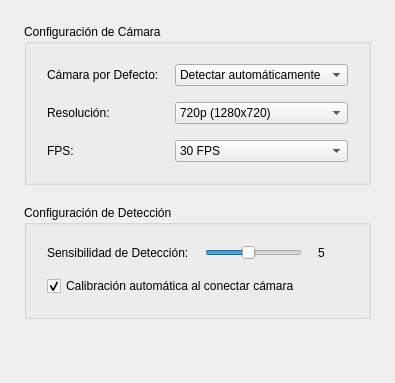
        <widget class="QWidget" name="camera_page">
         <property name="objectName">
          <string>camera_page</string>
         </property>
         <layout class="QVBoxLayout" name="camera_layout">
          <property name="spacing">
           <number>20</number>
          </property>
          <property name="leftMargin">
           <number>24</number>
          </property>
          <property name="topMargin">
           <number>24</number>
          </property>
          <property name="rightMargin">
           <number>24</number>
          </property>
          <property name="bottomMargin">
           <number>24</number>
          </property>
          <item>
           <widget class="QGroupBox" name="camera_settings_group">
            <property name="title">
             <string>Configuración de Cámara</string>
            </property>
            <property name="objectName">
             <string>camera_settings_group</string>
            </property>
            <layout class="QGridLayout" name="camera_settings_layout">
             <property name="spacing">
              <number>16</number>
             </property>
             <property name="leftMargin">
              <number>20</number>
             </property>
             <property name="topMargin">
              <number>20</number>
             </property>
             <property name="rightMargin">
              <number>20</number>
             </property>
             <property name="bottomMargin">
              <number>20</number>
             </property>
             <item row="0" column="0">
              <widget class="QLabel" name="label_default_camera">
               <property name="text">
                <string>Cámara por Defecto:</string>
               </property>
               <property name="objectName">
                <string>label_default_camera</string>
               </property>
              </widget>
             </item>
             <item row="0" column="1">
              <widget class="QComboBox" name="combo_default_camera">
               <property name="objectName">
                <string>combo_default_camera</string>
               </property>
               <item>
                <property name="text">
                 <string>Detectar automáticamente</string>
                </property>
               </item>
              </widget>
             </item>
             <item row="1" column="0">
              <widget class="QLabel" name="label_resolution">
               <property name="text">
                <string>Resolución:</string>
               </property>
               <property name="objectName">
                <string>label_resolution</string>
               </property>
              </widget>
             </item>
             <item row="1" column="1">
              <widget class="QComboBox" name="combo_resolution">
               <property name="objectName">
                <string>combo_resolution</string>
               </property>
               <item>
                <property name="text">
                 <string>720p (1280x720)</string>
                </property>
               </item>
               <item>
                <property name="text">
                 <string>1080p (1920x1080)</string>
                </property>
               </item>
               <item>
                <property name="text">
                 <string>4K (3840x2160)</string>
                </property>
               </item>
              </widget>
             </item>
             <item row="2" column="0">
              <widget class="QLabel" name="label_fps">
               <property name="text">
                <string>FPS:</string>
               </property>
               <property name="objectName">
                <string>label_fps</string>
               </property>
              </widget>
             </item>
             <item row="2" column="1">
              <widget class="QComboBox" name="combo_fps">
               <property name="objectName">
                <string>combo_fps</string>
               </property>
               <item>
                <property name="text">
                 <string>30 FPS</string>
                </property>
               </item>
               <item>
                <property name="text">
                 <string>60 FPS</string>
                </property>
               </item>
               <item>
                <property name="text">
                 <string>120 FPS</string>
                </property>
               </item>
               <item>
                <property name="text">
                 <string>240 FPS</string>
                </property>
               </item>
              </widget>
             </item>
            </layout>
           </widget>
          </item>
          <item>
           <widget class="QGroupBox" name="detection_settings_group">
            <property name="title">
             <string>Configuración de Detección</string>
            </property>
            <property name="objectName">
             <string>detection_settings_group</string>
            </property>
            <layout class="QGridLayout" name="detection_settings_layout">
             <property name="spacing">
              <number>16</number>
             </property>
             <property name="leftMargin">
              <number>20</number>
             </property>
             <property name="topMargin">
              <number>20</number>
             </property>
             <property name="rightMargin">
              <number>20</number>
             </property>
             <property name="bottomMargin">
              <number>20</number>
             </property>
             <item row="0" column="0">
              <widget class="QLabel" name="label_detection_sensitivity">
               <property name="text">
                <string>Sensibilidad de Detección:</string>
               </property>
               <property name="objectName">
                <string>label_detection_sensitivity</string>
               </property>
              </widget>
             </item>
             <item row="0" column="1">
              <widget class="QSlider" name="slider_detection_sensitivity">
               <property name="minimum">
                <number>1</number>
               </property>
               <property name="maximum">
                <number>10</number>
               </property>
               <property name="value">
                <number>5</number>
               </property>
               <property name="orientation">
                <enum>Qt::Horizontal</enum>
               </property>
               <property name="objectName">
                <string>slider_detection_sensitivity</string>
               </property>
              </widget>
             </item>
             <item row="0" column="2">
              <widget class="QLabel" name="value_detection_sensitivity">
               <property name="text">
                <string>5</string>
               </property>
               <property name="objectName">
                <string>value_detection_sensitivity</string>
               </property>
               <property name="minimumSize">
                <size>
                 <width>30</width>
                 <height>0</height>
                </size>
               </property>
              </widget>
             </item>
             <item row="1" column="0" colspan="3">
              <widget class="QCheckBox" name="check_auto_calibration">
               <property name="text">
                <string>Calibración automática al conectar cámara</string>
               </property>
               <property name="objectName">
                <string>check_auto_calibration</string>
               </property>
               <property name="checked">
                <bool>true</bool>
               </property>
              </widget>
             </item>
            </layout>
           </widget>
          </item>
          <item>
           <spacer name="camera_spacer">
            <property name="orientation">
             <enum>Qt::Vertical</enum>
            </property>
            <property name="sizeHint" stdset="0">
             <size>
              <width>20</width>
              <height>40</height>
             </size>
            </property>
           </spacer>
          </item>
         </layout>
        </widget>
